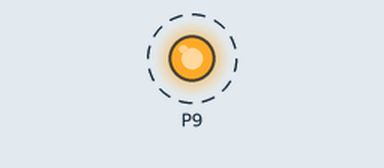
Simulated run of this program. Board: BBC micro:bit running MicroPython. Parts: output pins drawn as LEDs (lit = HIGH). Dashed ring = blinking.

Above: at 0.2 s.
Timing chart, 0 to 3.0 s (numbered marks = the images above):
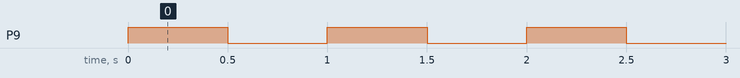

The program:

prog06.py
```python
from microbit import *
display.on()
# 0, 1, 2, 8, 9, 12, 13, 14, 15, 16
# Display pins - 3, 4, 6, 7, 10
# Button Pins - 5, 11
# I2C Pins - 19, 20
# Test program for checking the pins
try:
    while True:
        pin9.write_digital(1)
        sleep(500)
        pin9.write_digital(0)
        sleep(500)
except KeyboardInterrupt as e:
    print("Interrupted by the user...")
```

Measured:
- by itself, P9: alternates HIGH for 0.50 s and LOW for 0.50 s
